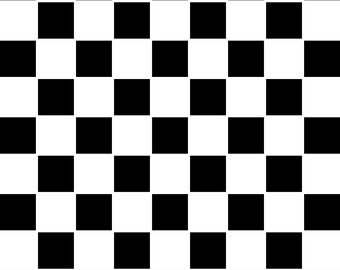
%> input picture image_1.jpg, 340 x 270 px
$ octave Sensors.m   (GNU Octave 9; MATLAB toolbox functions it lacks are replaced by stand-ins)
%> lines starting %> are read from the running program, lines starting %| are printed output that depends on the picture
clc;
clear;
close all;

%% Step 1: Load and Process the Checkerboard Image
% Load a checkerboard image (replace 'image_1.jpg' with your actual image file)
I1 = imread('image_1.jpg');
%> I1 is the input picture: size 270x340 uint8; min 0, max 255, mean 142.6

% Convert to grayscale if necessary
if size(I1, 3) == 3
    I1 = rgb2gray(I1);
end

%% Step 2: Feature Detection using Harris Corner Detector
% Use Harris corner detector to find checkerboard corners
corners1 = detectHarrisFeatures(I1, 'MinQuality', 0.1);
%> corners1 = 112 points; strongest (x, y): (78, 196), (230, 196), (187, 196), (306, 76), (263, 76)

%% Step 3: Display the Detected Corners for Verification
figure;
imshow(I1);  % Display the image before plotting corners
hold on;
plot(corners1.selectStrongest(4));  % Plot detected corners
title('Detected Corners in Checkerboard Image');
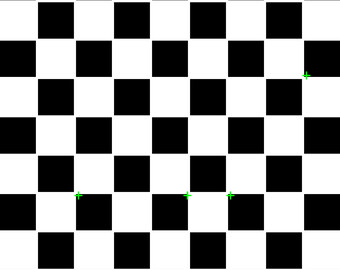
%> figure redrawn from the program's plot data; its title reads 'Detected Corners in Checkerboard Image'
hold off;

% Extract the strongest 4 corner points (detected points for the checkerboard)
detectedPoints1 = corners1.selectStrongest(4).Location;  % For checkerboard image
%> detectedPoints1 = [78 196; 230 196; 187 196; 306 76]

%% Step 4: Define Desired Checkerboard Position in 3D (Real-World Coordinates)
% These are the real-world 3D coordinates of the checkerboard in the robot's workspace
checkerboard3D = [
    0.5, 0.0, 0.1;  % Top-left corner in 3D space
    0.7, 0.0, 0.1;  % Top-right corner in 3D space
    0.5, 0.2, 0.1;  % Bottom-left corner in 3D space
    0.7, 0.2, 0.1   % Bottom-right corner in 3D space
];

%% Step 5: Camera Parameters (Simulated)
% Simulate camera intrinsic parameters (adjust these based on your setup)
focal_length = [985, 978];  % Focal length [fx, fy]
principal_point = [932, 542];  % Principal point at center of the image
Z = 1.2;  % Depth (distance to the checkerboard in meters)
lambda = 0.18;  % Control gain for visual servoing

%% Step 6: Define Desired 2D Positions of the Checkerboard in Camera Image Plane
% These are the 2D image coordinates that correspond to the detected points
desired_corners = [
    20, 20;
    1550, 20;
    20, 750;
    1550, 800
];

%% Step 7: Compute Reprojection Error for the Detected Points
% Reprojection error for the checkerboard corners in image 1
e1 = reshape((desired_corners - detectedPoints1)', [], 1);  % Error for image 1
%> e1 = [-58; -176; 1320; -176; -167; 554; 1244; 724]

%% Step 8: Interaction Matrix Calculation for Detected Corners
Lx1 = [];

% Construct the interaction matrix for each detected corner in the image
for i = 1:size(detectedPoints1, 1)
    x = detectedPoints1(i, 1);  % u-coordinate in image
    y = detectedPoints1(i, 2);  % v-coordinate in image

    % Interaction matrix for the i-th corner in image 1
    Lxi1 = zeros(2, 6);
    Lxi1(1,1) = -1/Z;
    Lxi1(1,2) = 0;
    Lxi1(1,3) = x/Z;
    Lxi1(1,4) = x * y;
    Lxi1(1,5) = -(1 + x^2);
    Lxi1(1,6) = y;

    Lxi1(2,1) = 0;
    Lxi1(2,2) = -1/Z;
    Lxi1(2,3) = y/Z;
    Lxi1(2,4) = 1 + y^2;
    Lxi1(2,5) = -x * y;
    Lxi1(2,6) = -x;

    Lx1 = [Lx1; Lxi1];
end
%> this loop made 4 passes
%> after the loop, Lx1 = [-0.833 0 65 15288 -6085 196; 0 -0.833 163.3 38417 -15288 -78; -0.833 0 191.7 45080 -52901 196; 0 -0.833 163.3 38417 -45080 -230; -0.833 0 155.8 36652 -34970 196; 0 -0.833 163.3 38417 -36652 -187; -0.833 0 255 23256 -93637 76; 0 -0.833 63.33 5777 -23256 -306]; Lxi1 = [-0.833 0 255 23256 -93637 76; 0 -0.833 63.33 5777 -23256 -306]

%% Step 9: Compute the Camera Velocity Using the Control Law
% Calculate the pseudoinverse of the interaction matrix
Lx1_pseudo_inverse = pinv(Lx1);  % Moore-Penrose pseudoinverse of the interaction matrix
%> Lx1_pseudo_inverse = [0.687 1.21 3.49 -0.324 -5.62 0.11 0.248 -0.999; -5.45 -2.01 -9.95 1.07 15.28 0.201 0.115 -0.463; -0.0221 0.00433 -0.0544 -0.00181 0.0695 -7.12e-05 0.00701 -0.00245; -1.72e-05 -2.61e-05 9.26e-06 2.33e-05 3.35e-05 9.32e-06 -2.56e-05 -6.51e-06; -5.89e-05 -6.62e-07 -0.000154 1.34e-06 0.000213 7.76e-07 3.62e-07 -1.46e-06; 0.0136 0.00628 0.0284 -0.00365 -0.0425 -0.000843 0.000443 -0.00178]
Vc1 = -lambda * Lx1_pseudo_inverse * e1;  % Camera velocity for image 1
%> Vc1 = [-898.4; 2750.8; 13.61; 0.00419; 0.0425; -7.58]

%% Step 10: Inverse Kinematics to Move UR3 Robot to the Checkerboard Position
% Load the UR3 robot using Peter Corke's Robotics Toolbox
%> (the run ends here)
